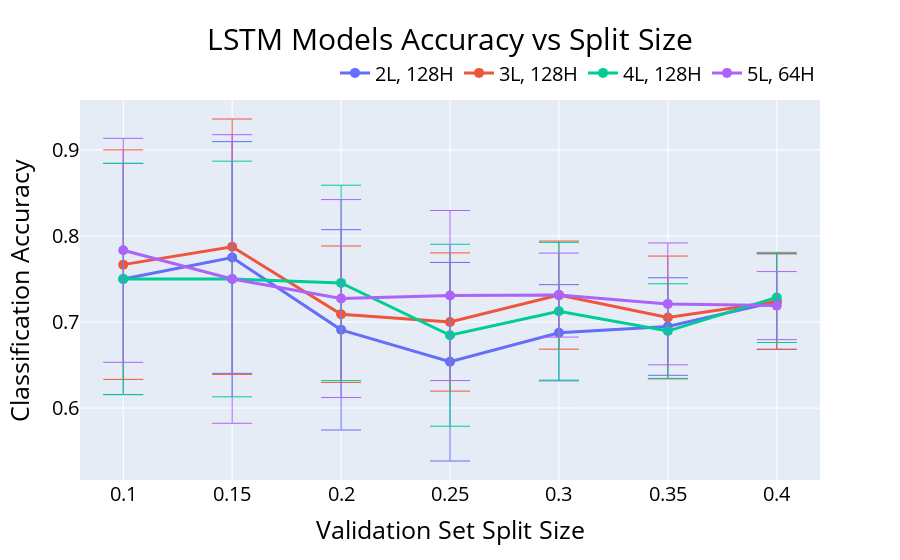

Source (notebook cell):
### Code cell
from tqdm import tqdm
import matplotlib.pyplot as plt
import plotly.express as px
import plotly.graph_objs as go
import plotly.io as pio
import numpy as np
import json

fig = go.Figure()

with open('lstm_model_results.json', 'r') as f:
    model_results = json.load(f)

for classifier, results in model_results.items():
    if classifier not in ['(2, 128)', '(3, 128)', '(4, 128)', '(5, 64)']: continue
    l, h = eval(classifier)
    label = f'{l}L, {h}H'
    # Plot a line graph of test accuracy vs. test size
    test_sizes = list(results.keys())
    accuracies = [[trial[0] for trial in trials] for trials in results.values()]

    mean_accuracies = [np.mean(acc) for acc in accuracies]
    std_errors = [np.std(acc) for acc in accuracies]

    # Plot using plotly
    fig.add_trace(go.Scatter(
        x=test_sizes,
        y=mean_accuracies,
        mode='lines+markers',
        # ['Random Forest', 'XGBoost', 'Logistic Regression']
        name=label,
        error_y=dict(
            type='data',
            array=std_errors,
            visible=True,
            thickness=1,
            width=20,
        ),
        line=dict(
            width=3,  # increase line width
        ),
        marker=dict(
            size=10,  # increase marker size
        )
    ))

# Update layout for better visualization (optional)
fig.update_layout(
    title=dict(text='LSTM Models Accuracy vs Split Size', font=dict(size=30, color='black'),
        x=0.5,  # Center the title
        xanchor='center'),
    xaxis_title=dict(text='Validation Set Split Size', font=dict(size=25, color='black')),
    yaxis_title=dict(text='Classification Accuracy', font=dict(size=25, color='black')),
    # legend_title='Legend',
    legend=dict(
        orientation='h',  # horizontal legend
        yanchor='bottom',  # anchor legend to the bottom
        y=1.02,  # position the legend slightly below the plot
        xanchor='right',
        x=1,
        font=dict(size=20, color='black')
    )
)

fig.update_xaxes(tickfont=dict(size=20, color='black'))
fig.update_yaxes(tickfont=dict(size=20, color='black'), dtick=0.1)

# Save the figure with high DPI and tight bounding box
filename = 'result_images/lstm_model_accuracy_vs_test_sizes_ml.png'
pio.write_image(fig, filename, format='png', scale=3)


fig.show()

### Figure 1 — Plotly figure (JSON) as saved in the notebook; plotly's stock layout.template omitted (floating-point values rounded to 4 significant figures)
{"data": [{"error_y": {"array": [0.1344, 0.1346, 0.1164, 0.1154, 0.0559, 0.05669, 0.05553], "thickness": 1, "type": "data", "visible": true, "width": 20}, "line": {"width": 3}, "marker": {"size": 10}, "mode": "lines+markers", "name": "2L, 128H", "type": "scatter", "x": ["0.1", "0.15", "0.2", "0.25", "0.3", "0.35", "0.4"], "y": [0.75, 0.775, 0.6909, 0.6538, 0.6875, 0.6947, 0.7238]}, {"error_y": {"array": [0.1333, 0.1484, 0.07925, 0.08031, 0.06281, 0.07139, 0.05553], "thickness": 1, "type": "data", "visible": true, "width": 20}, "line": {"width": 3}, "marker": {"size": 10}, "mode": "lines+markers", "name": "3L, 128H", "type": "scatter", "x": ["0.1", "0.15", "0.2", "0.25", "0.3", "0.35", "0.4"], "y": [0.7667, 0.7875, 0.7091, 0.7, 0.7312, 0.7053, 0.7238]}, {"error_y": {"array": [0.1344, 0.1369, 0.1135, 0.1058, 0.08004, 0.05495, 0.05238], "thickness": 1, "type": "data", "visible": true, "width": 20}, "line": {"width": 3}, "marker": {"size": 10}, "mode": "lines+markers", "name": "4L, 128H", "type": "scatter", "x": ["0.1", "0.15", "0.2", "0.25", "0.3", "0.35", "0.4"], "y": [0.75, 0.75, 0.7455, 0.6846, 0.7125, 0.6895, 0.7286]}, {"error_y": {"array": [0.1302, 0.1677, 0.115, 0.09881, 0.04881, 0.07081, 0.03956], "thickness": 1, "type": "data", "visible": true, "width": 20}, "line": {"width": 3}, "marker": {"size": 10}, "mode": "lines+markers", "name": "5L, 64H", "type": "scatter", "x": ["0.1", "0.15", "0.2", "0.25", "0.3", "0.35", "0.4"], "y": [0.7833, 0.75, 0.7273, 0.7308, 0.7312, 0.7211, 0.719]}], "layout": {"legend": {"font": {"color": "black", "size": 20}, "orientation": "h", "x": 1, "xanchor": "right", "y": 1.02, "yanchor": "bottom"}, "title": {"font": {"color": "black", "size": 30}, "text": "LSTM Models Accuracy vs Split Size", "x": 0.5, "xanchor": "center"}, "xaxis": {"tickfont": {"color": "black", "size": 20}, "title": {"font": {"color": "black", "size": 25}, "text": "Validation Set Split Size"}}, "yaxis": {"dtick": 0.1, "tickfont": {"color": "black", "size": 20}, "title": {"font": {"color": "black", "size": 25}, "text": "Classification Accuracy"}}}}
